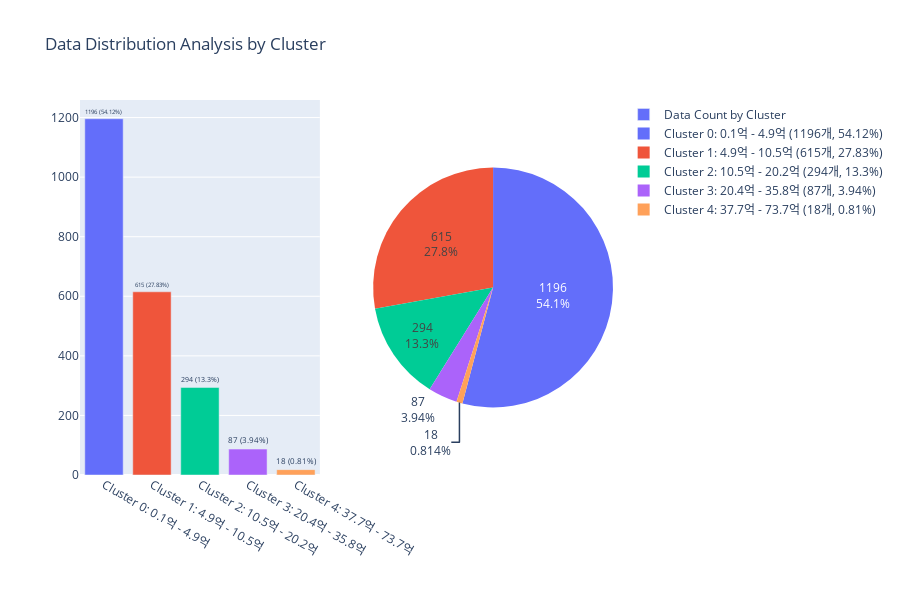

This figure's notebook cell:
### Code cell
import plotly.graph_objects as go
from plotly.subplots import make_subplots
import numpy as np
from sklearn.cluster import KMeans
import pandas as pd
import plotly.express as px

# Sample DataFrame and KMeans clustering simulation
# df = pd.DataFrame({'예측가격': np.random.rand(100) * 100000})  # Random data for demonstration
# Assuming df['예측가격'] is already defined
mean_value = df['예측가격'].mean()
df['예측가격'].fillna(mean_value, inplace=True)
kmeans = KMeans(n_clusters=5, random_state=0)
df['cluster'] = kmeans.fit_predict(df[['예측가격']])

# Reassign cluster labels based on sorted cluster centers
sorted_centers = np.argsort(kmeans.cluster_centers_.flatten())
new_cluster_labels = {old: new for new, old in enumerate(sorted_centers)}
df['cluster'] = df['cluster'].map(new_cluster_labels)

# Calculate data count per cluster
cluster_counts = df['cluster'].value_counts().sort_index()

# Calculate price range per cluster
cluster_ranges = df.groupby('cluster')['예측가격'].agg([min, max])

# Create cluster labels with min and max prices
cluster_labels = [f"Cluster {i}: {row['min']/10000:.1f}억 - {row['max']/10000:.1f}억" for i, row in cluster_ranges.iterrows()]
percentages = (cluster_counts / cluster_counts.sum() * 100).round(2)
# Format text for each bar to show both counts and percentages
bar_texts = [f"{count} ({percent}%)"
             for count, percent in zip(cluster_counts, percentages)]

# Enhanced labels for displaying in the plots
enhanced_labels = [f"{label} ({count}개, {percent}%)" for label, count, percent in zip(cluster_labels, cluster_counts, percentages)]

# Colors
colors = px.colors.qualitative.Plotly

# Create subplots
fig = make_subplots(rows=1, cols=2, specs=[[{'type': 'bar'}, {'type': 'pie'}]])

# Bar chart with counts above bars
# fig.add_trace(
#     go.Bar(x=cluster_labels, y=cluster_counts, text=cluster_counts, textposition='outside',
#            name='Data Count by Cluster', marker=dict(color=colors[:len(cluster_labels)])),
#     row=1, col=1
# )

# Bar chart with counts and percentages displayed on each bar
fig.add_trace(
    go.Bar(
        x=cluster_labels,  # x-axis labels (cluster labels)
        y=cluster_counts,  # y-axis values (counts)
        text=bar_texts,  # text labels showing count and percentage
        textposition='outside',  # position the text above the bars
        marker=dict(color=colors[:len(cluster_labels)]),  # color coding for the bars
        name='Data Count by Cluster'  # legend name
    ),
    row=1, col=1
)

# Pie chart with counts in the slices
fig.add_trace(
    go.Pie(labels=enhanced_labels, values=cluster_counts, textinfo='value+percent',
           name='Data Distribution by Cluster', marker=dict(colors=colors[:len(cluster_labels)])),
    row=1, col=2
)

# Update layout and title
fig.update_layout(
    title_text='Data Distribution Analysis by Cluster',
    height=600
)
fig

### Figure 1 — Plotly figure (JSON) as saved in the notebook; plotly's stock layout.template omitted (floating-point values rounded to 4 significant figures)
{"data": [{"marker": {"color": ["#636EFA", "#EF553B", "#00CC96", "#AB63FA", "#FFA15A"]}, "name": "Data Count by Cluster", "text": ["1196 (54.12%)", "615 (27.83%)", "294 (13.3%)", "87 (3.94%)", "18 (0.81%)"], "textposition": "outside", "type": "bar", "x": ["Cluster 0: 0.1억 - 4.9억", "Cluster 1: 4.9억 - 10.5억", "Cluster 2: 10.5억 - 20.2억", "Cluster 3: 20.4억 - 35.8억", "Cluster 4: 37.7억 - 73.7억"], "xaxis": "x", "y": [1196, 615, 294, 87, 18], "yaxis": "y"}, {"domain": {"x": [0.55, 1], "y": [0, 1]}, "labels": ["Cluster 0: 0.1억 - 4.9억 (1196개, 54.12%)", "Cluster 1: 4.9억 - 10.5억 (615개, 27.83%)", "Cluster 2: 10.5억 - 20.2억 (294개, 13.3%)", "Cluster 3: 20.4억 - 35.8억 (87개, 3.94%)", "Cluster 4: 37.7억 - 73.7억 (18개, 0.81%)"], "marker": {"colors": ["#636EFA", "#EF553B", "#00CC96", "#AB63FA", "#FFA15A"]}, "name": "Data Distribution by Cluster", "textinfo": "value+percent", "type": "pie", "values": [1196, 615, 294, 87, 18]}], "layout": {"height": 600, "title": {"text": "Data Distribution Analysis by Cluster"}, "xaxis": {"anchor": "y", "domain": [0, 0.45]}, "yaxis": {"anchor": "x", "domain": [0, 1]}}}
